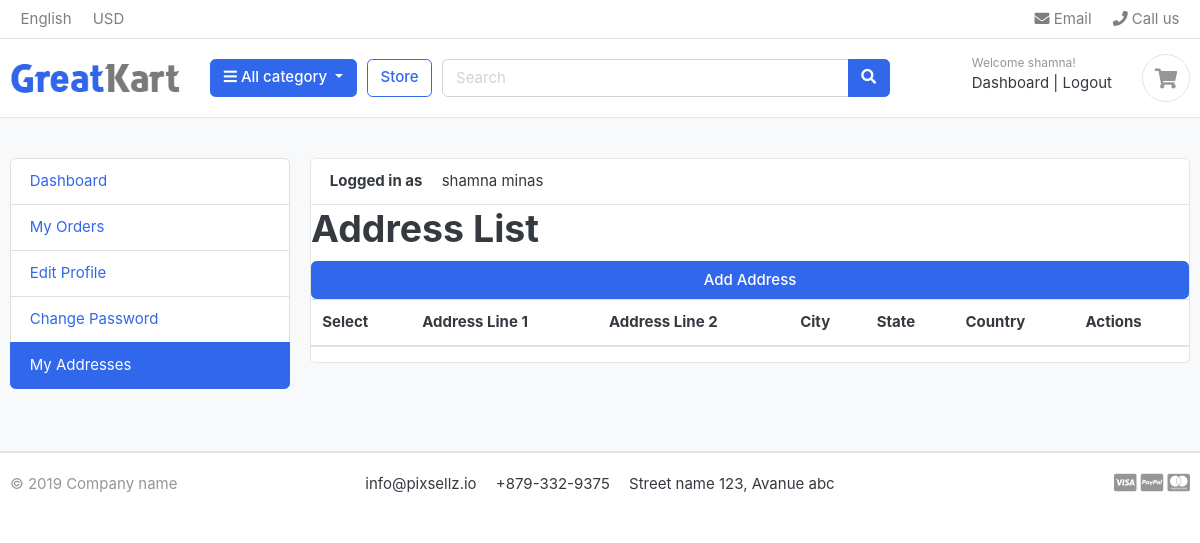
/myaccounts/addresses/ (signed in), run on an earlier commit of the app's database.
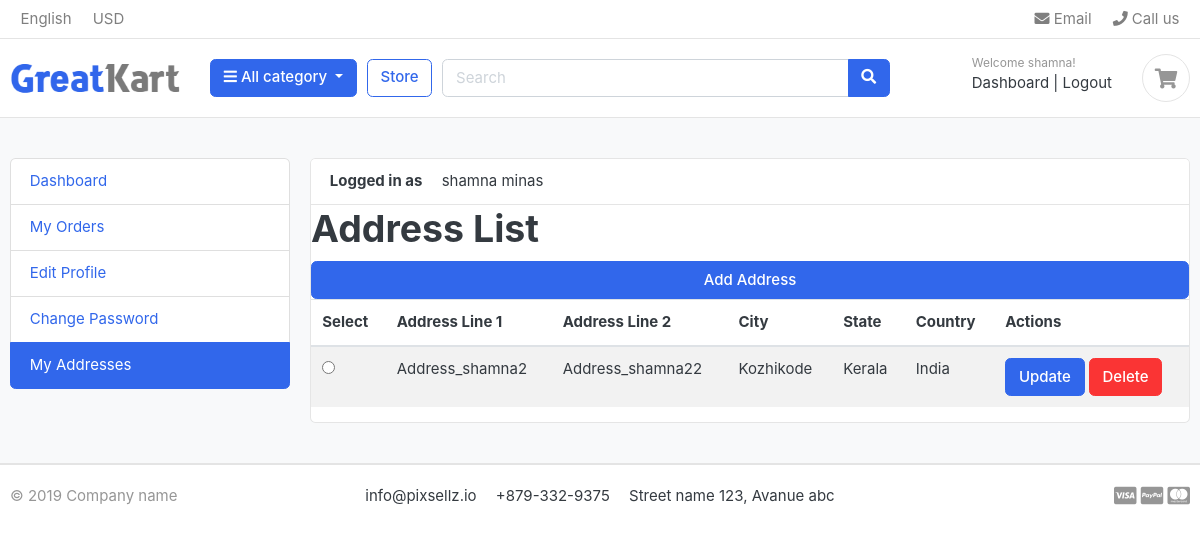
And on a later commit of the database.
### accounts/models.py (models this page shows, shortened)
class Address(models.Model):
    user = models.ForeignKey(Account, on_delete=models.CASCADE)
    address_line_1 = models.CharField(max_length=100)
    address_line_2 = models.CharField(max_length=100, blank=True)
    city = models.CharField(max_length=20)
    state = models.CharField(max_length=20)
    country = models.CharField(max_length=20)

### accounts/views.py (the view)
# urls.py: path('addresses/', views.address_list, name='address_list'),
def address_list(request):
    addresses = Address.objects.filter(user=request.user)
    context = {
        'addresses': addresses,
    }
    return render(request, 'greatkart/accounts/addresses/address_list.html', context)

### accounts/models.py (called while the page is built)
    def full_name(self):
        return f'{self.first_name} {self.last_name}'

### carts/context_processors.py (called while the page is built)
def counter(request):
    cart_count=0
    if 'admin' in request.path:
        return []
    else:
        try:
            cart = Cart.objects.filter(cart_id=_cart_id(request))
            if request.user.is_authenticated:
                cart_items = CartItem.objects.all().filter(user=request.user)
            else:
                cart_items =CartItem.objects.filter(cart=cart[:1])
            for cart_item in cart_items:
                cart_count += cart_item.quantity
        except Cart.DoesNotExist:
            cart_count=0
    return dict(cart_count=cart_count)

### carts/views.py (called while the page is built)
def _cart_id(request):
    cart = request.session.session_key
    if not cart:
        cart = request.session.create()
    return cart

### category/context_processors.py (called while the page is built)
def menu_links(request):
    links = Category.objects.all()
    return dict(links=links)

### category/models.py (called while the page is built)
    def get_url(self):
            return reverse('products_by_category',args=[self.slug])

### templates/greatkart/accounts/addresses/address_list.html (shortened to what this page needs)
{% extends 'greatkart/base.html' %}
{% load static %}
{% block content %}
<section class="section-conten padding-y bg">
    <div class="container">
      <div class="row">
        {% include "greatkart/includes/dashboard_sidebar.html" %}
        <main class="col-md-9">
          <article class="card">
            <header class="card-header">
              <strong class="d-inline-block mr-3">Logged in as </strong>
              <span>{{ user.full_name }}</span>
            </header>
  <h1>Address List</h1>
  <button type="button" class="btn btn-primary" data-toggle="modal" data-target="#addAddressModal">Add Address</button>
  <table class="table table-striped">
    <thead>
      <tr>
        <th>Select</th>
        <th>Address Line 1</th>
        <th>Address Line 2</th>
        <th>City</th>
        <th>State</th>
        <th>Country</th>
        <th>Actions</th>
      </tr>
    </thead>
    <tbody>
      {% for address in addresses %}
        <tr>
          <td><input type="radio" name="selected_address" value="{{ address.pk }}"></td>
          <td>{{ address.address_line_1 }}</td>
          <td>{{ address.address_line_2 }}</td>
          <td>{{ address.city }}</td>
          <td>{{ address.state }}</td>
          <td>{{ address.country }}</td>
          <td>
            <button type="button" class="btn btn-primary" data-toggle="modal" data-target="#updateAddressModal{{ address.pk }}">Update</button>
            <button type="button" class="btn btn-danger" data-toggle="modal" data-target="#deleteAddressModal{{ address.pk }}">Delete</button>
          </td>
        </tr>
      {% endfor %}
    </tbody>
  </table>
          </article>
        </main>
      </div>
    </div>
  </section>
{% endblock %}

What changed in the data, as far as the page shows it:
added Address: address_line_1 "Address_shamna2", address_line_2 "Address_shamna22", city "Kozhikode", state "Kerala", country "India"
